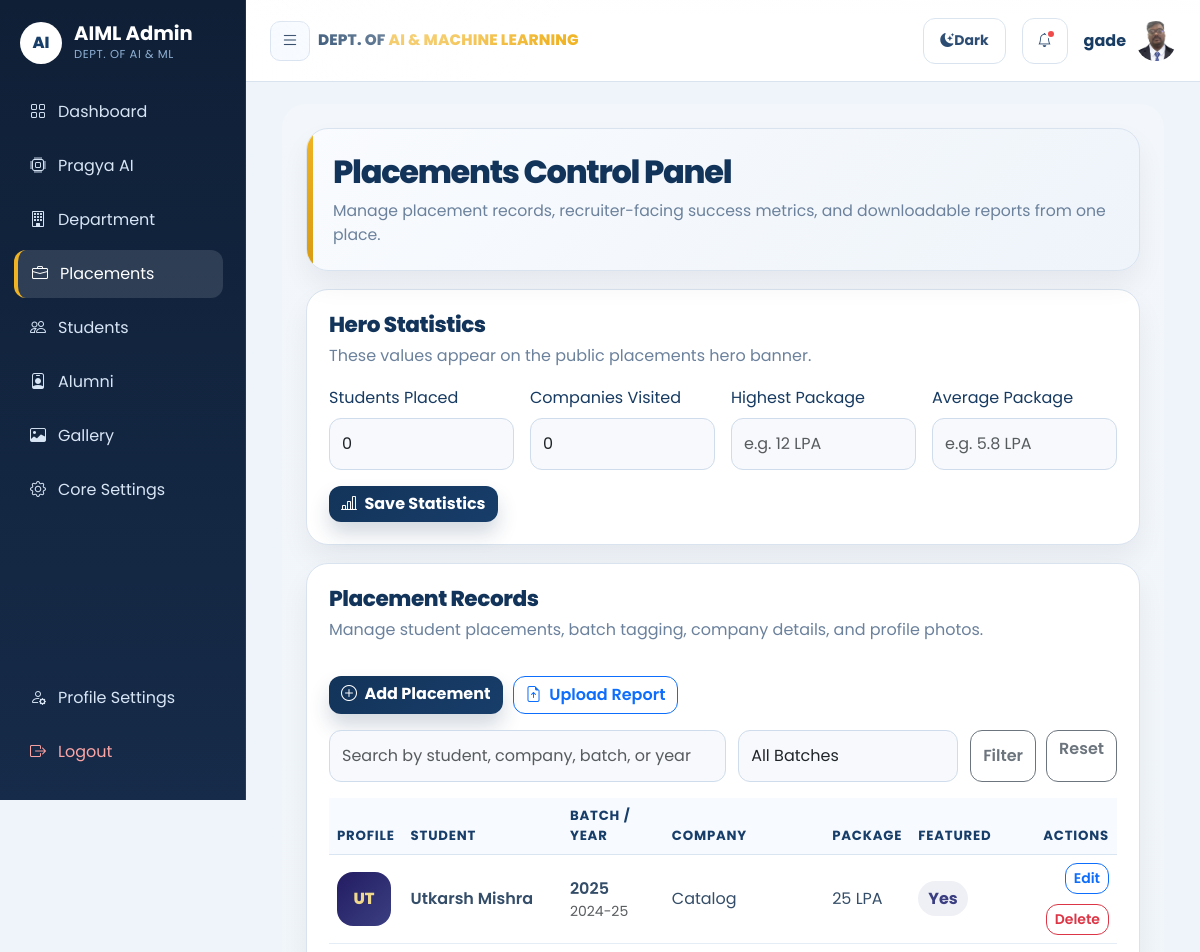
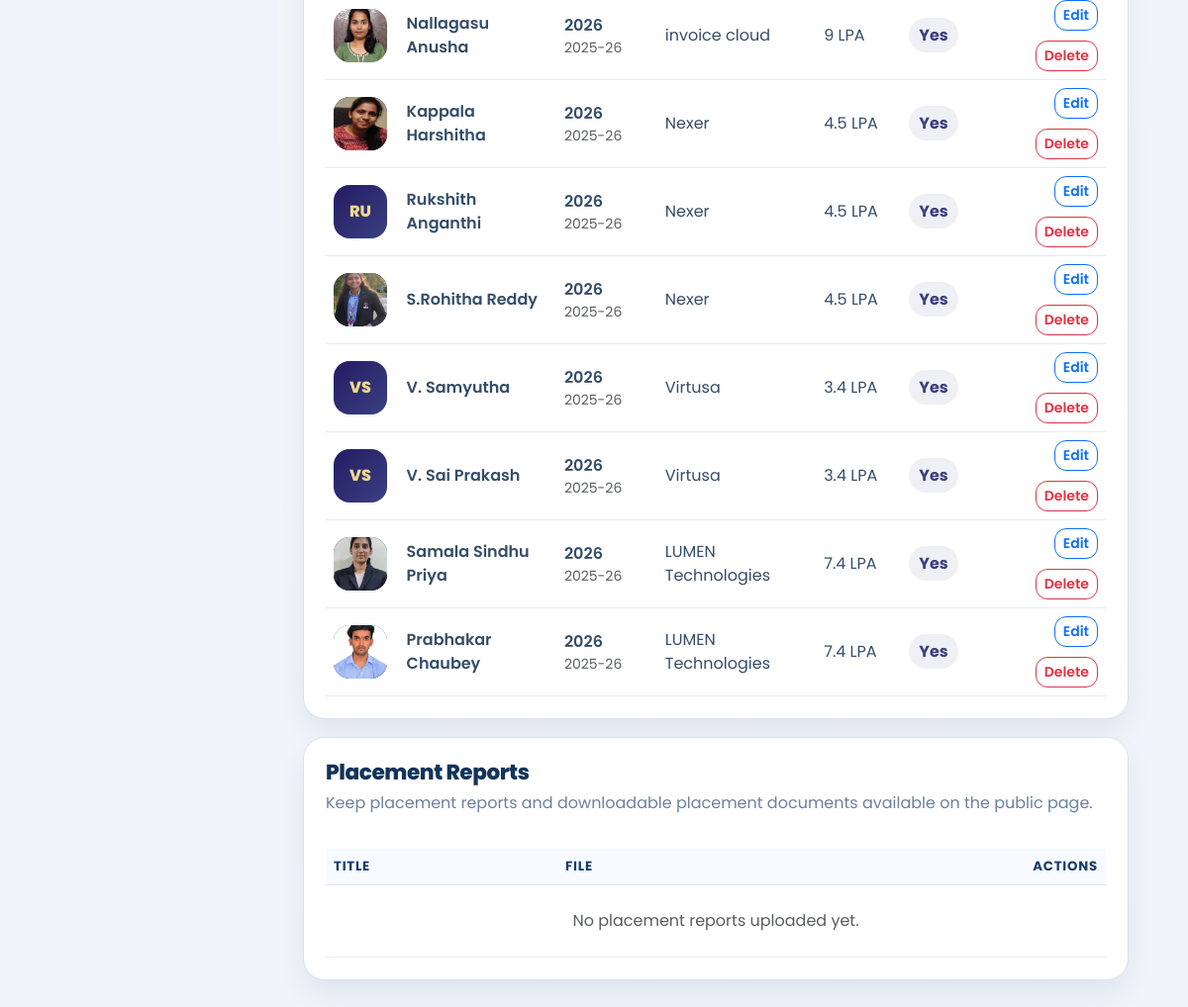
The app's page /admin/placements/placements.php (signed in) with its own data (2 pictures, top to bottom).
### tables this page shows
CREATE TABLE `placement_stats` (
  `id` int(11) NOT NULL,
  `students_placed` varchar(50) NOT NULL DEFAULT '',
  `companies_visited` varchar(50) NOT NULL DEFAULT '',
  `highest_package` varchar(50) NOT NULL DEFAULT '',
  `average_package` varchar(50) NOT NULL DEFAULT '',
  `updated_at` timestamp NOT NULL DEFAULT current_timestamp() ON UPDATE current_timestamp()
);

CREATE TABLE `placements` (
  `id` int(11) NOT NULL,
  `category_id` tinyint(4) NOT NULL,
  `placement_desc` blob NOT NULL,
  `academic_year` varchar(100) NOT NULL DEFAULT '',
  `batch_label` varchar(60) NOT NULL DEFAULT '',
  `student_name` varchar(255) NOT NULL DEFAULT '',
  `course_branch` varchar(255) NOT NULL DEFAULT '',
  `company_name` varchar(255) NOT NULL DEFAULT '',
  `role_title` varchar(255) NOT NULL DEFAULT '',
  `package_label` varchar(100) NOT NULL DEFAULT '',
  `package_sort` decimal(10,2) DEFAULT NULL,
  `profile_photo` varchar(255) NOT NULL DEFAULT '',
  `is_featured` tinyint(1) NOT NULL DEFAULT 0,
  `sort_order` int(11) NOT NULL DEFAULT 0,
  `is_active` tinyint(1) NOT NULL DEFAULT 1,
  `created_at` timestamp NOT NULL DEFAULT current_timestamp(),
  `updated_at` timestamp NULL DEFAULT current_timestamp() ON UPDATE current_timestamp()
);

### admin/placements/placements.php (the view, shortened to what the rows shown need)
<?php
require_once(LIB_PATH . '/functions.class.php');
$fcObj = new DataFunctions();
$tbPlacements = TB_PLACEMENTS;
$tbPlacementStats = TB_PLACEMENT_STATS;
$selectedBatch = trim((string)($_GET['batch'] ?? ''));
$searchTerm = trim((string)($_GET['search'] ?? ''));
$placementStats = $fcObj->getPlacementOverviewStats($tbPlacementStats, $tbPlacements);
$placementRecords = $fcObj->getPlacementRecords($tbPlacements, array(
    'batch_label' => $selectedBatch,
    'search' => $searchTerm,
    'include_inactive' => 1
));
include_once('../layout/main_header.php');
?>
<div class="container-fluid placements-admin-page">
    <div class="page-shell">
        <div class="page-hero">
            <h1 class="page-title">Placements Control Panel</h1>
        </div>
        <section class="panel-card">
            <h2 class="section-title">Hero Statistics</h2>
            <form method="POST">
                <div class="stats-grid">
                    <div>
                        <label class="form-label">Students Placed</label>
                        <input type="text" class="form-control" name="students_placed" value="<?php echo htmlspecialchars((string)($placementStats['students_placed'] ?? ''), ENT_QUOTES, 'UTF-8'); ?>">
                    </div>
                    <div>
                        <label class="form-label">Companies Visited</label>
                        <input type="text" class="form-control" name="companies_visited" value="<?php echo htmlspecialchars((string)($placementStats['companies_visited'] ?? ''), ENT_QUOTES, 'UTF-8'); ?>">
                    </div>
                </div>
            </form>
        </section>
        <section class="panel-card">
            <div class="toolbar">
                <div>
                    <h2 class="section-title">Placement Records</h2>
                </div>
            </div>
            <div class="table-wrap">
                <table class="table align-middle">
                    <thead>
                        <tr>
                            <th>Profile</th>
                            <th>Student</th>
                            <th>Batch / Year</th>
                            <th>Company</th>
                            <th>Package</th>
                            <th>Featured</th>
                            <th class="text-end">Actions</th>
                        </tr>
                    </thead>
                    <tbody>
                        <?php if (!empty($placementRecords)) { ?>
                            <?php foreach ($placementRecords as $placement) { ?>
                                <?php
                                    $studentName = trim((string)($placement['student_name'] ?? ''));
                                    $photoFile = trim((string)($placement['profile_photo'] ?? ''));
                                    $photoUrl = $photoFile !== '' ? BASE_URL . '/public/uploads/placements/photos/' . rawurlencode($photoFile) : '';
                                    $initials = strtoupper(substr(preg_replace('/[^A-Za-z]/', '', $studentName), 0, 2));
                                ?>
                                <tr>
                                    <td>
                                        <?php if ($photoUrl !== '') { ?>
                                            <img src="<?php echo htmlspecialchars($photoUrl, ENT_QUOTES, 'UTF-8'); ?>" alt="<?php echo htmlspecialchars($studentName, ENT_QUOTES, 'UTF-8'); ?>" class="placement-avatar">
                                        <?php } else { ?>
                                            <span class="placement-avatar"><?php echo htmlspecialchars($initials, ENT_QUOTES, 'UTF-8'); ?></span>
                                        <?php } ?>
                                    </td>
                                    <td>
                                        <div class="fw-semibold"><?php echo htmlspecialchars($studentName, ENT_QUOTES, 'UTF-8'); ?></div>
                                    </td>
                                    <td>
                                        <div class="fw-semibold"><?php echo htmlspecialchars((string)($placement['batch_label'] ?? ''), ENT_QUOTES, 'UTF-8'); ?></div>
                                        <div class="text-muted small"><?php echo htmlspecialchars((string)($placement['academic_year'] ?? ''), ENT_QUOTES, 'UTF-8'); ?></div>
                                    </td>
                                    <td><?php echo htmlspecialchars((string)($placement['company_name'] ?? ''), ENT_QUOTES, 'UTF-8'); ?></td>
                                    <td><?php echo htmlspecialchars((string)($placement['package_label'] ?? ''), ENT_QUOTES, 'UTF-8'); ?></td>
                                    <td>
                                        <span class="badge-soft"><?php echo (int)($placement['is_featured'] ?? 0) === 1 ? 'Yes' : 'No'; ?></span>
                                    </td>
                                    <td class="text-end">
                                        <div class="action-row justify-content-end">
                                            <a href="add_placements.php?placement=<?php echo (int)$placement['id']; ?>" class="btn btn-sm btn-outline-primary">Edit</a>
                                            <form method="POST" action="delete_placements.php" onsubmit="return confirm('Delete this placement record?');">
                                                <button type="submit" class="btn btn-sm btn-outline-danger">Delete</button>
                                            </form>
                                        </div>
                                    </td>
                                </tr>
                            <?php } ?>
                        <?php } else { ?>
                            <tr>
                                <td colspan="7" class="text-center text-muted py-4">No placement records found for the current filters.</td>
                            </tr>
                        <?php } ?>
                    </tbody>
                </table>
            </div>
        </section>
        <section class="panel-card">
            <div class="toolbar">
                <div>
                    <h2 class="section-title">Placement Reports</h2>
                </div>
            </div>
            <div class="table-wrap">
                <table class="table align-middle">
                    <thead>
                        <tr>
                            <th>Title</th>
                            <th>File</th>
                            <th class="text-end">Actions</th>
                        </tr>
                    </thead>
                </table>
            </div>
        </section>
    </div>
</div>
<?php include_once('../layout/footer.php'); ?>

### records on screen
placement_stats: students_placed "0", companies_visited "0"
placements: student_name "UT", student_name "Utkarsh Mishra", batch_label "2025", academic_year "2024-25", company_name "Catalog", package_label "25 LPA", is_featured "Yes"
placements: profile_photo (picture), student_name "Nallagasu Anusha", batch_label "2026", academic_year "2025-26", company_name "invoice cloud", package_label "9 LPA", is_featured "Yes"
placements: profile_photo (picture), student_name "Kappala Harshitha", batch_label "2026", academic_year "2025-26", company_name "Nexer", package_label "4.5 LPA", is_featured "Yes"
placements: student_name "RU", student_name "Rukshith Anganthi", batch_label "2026", academic_year "2025-26", company_name "Nexer", package_label "4.5 LPA", is_featured "Yes"
placements: profile_photo (picture), student_name "S.Rohitha Reddy", batch_label "2026", academic_year "2025-26", company_name "Nexer", package_label "4.5 LPA", is_featured "Yes"
placements: student_name "VS", student_name "V. Samyutha", batch_label "2026", academic_year "2025-26", company_name "Virtusa", package_label "3.4 LPA", is_featured "Yes"
placements: student_name "VS", student_name "V. Sai Prakash", batch_label "2026", academic_year "2025-26", company_name "Virtusa", package_label "3.4 LPA", is_featured "Yes"
placements: profile_photo (picture), student_name "Samala Sindhu Priya", batch_label "2026", academic_year "2025-26", company_name "LUMEN Technologies", package_label "7.4 LPA", is_featured "Yes"
placements: profile_photo (picture), student_name "Prabhakar Chaubey", batch_label "2026", academic_year "2025-26", company_name "LUMEN Technologies", package_label "7.4 LPA", is_featured "Yes"

### other values on screen
$item['label'] "Dashboard"
$item['label'] "Pragya AI"
$item['label'] "Department"
$item['label'] "Placements"
$item['label'] "Students"
$item['label'] "Alumni"
$item['label'] "Gallery"
$item['label'] "Core Settings"
$adminFirstName "gade"
